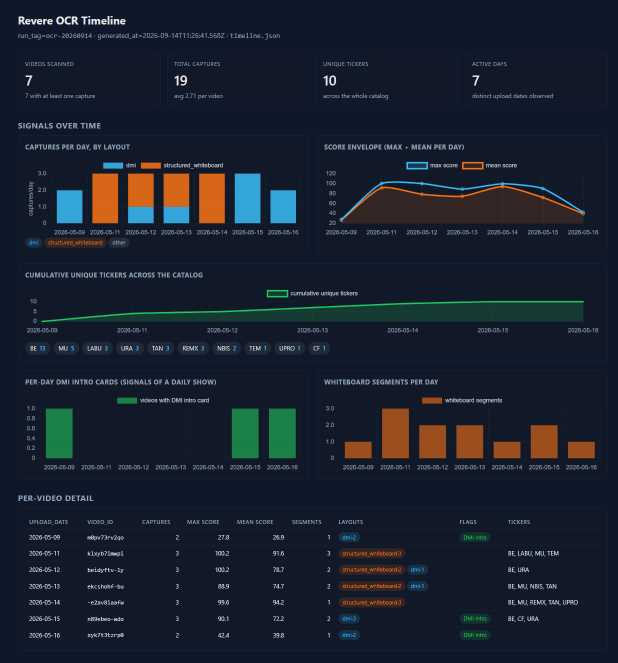
#> input picture .playwright-mcp/viewer-render-v2.png, 1236 x 1325 px (shown at 1/2 size)
$ python -i clementBatchDashboardOcr.py   (imports and definitions only)
#> lines starting #> are read from the running program, lines starting #| are printed output that depends on the picture
#> further down, picture is the input picture: PIL image 1236x1325 RGB; mean R, G, B 25.7, 33.1, 45.7
"""Batch-split + left/right EasyOCR for Clement Daily Market Plan images.

Low resource defaults:
  - one image at a time inside a single process
  - OMP/MKL threads = 1, EasyOCR gpu=False
  - resume-safe SKIP if outputs exist
  - exclusive per-image .claim files so a SECOND process cannot OCR the
    same stem (atomic O_CREAT|O_EXCL). Stale claims from dead PIDs are stolen.

Usage:
  py -3 tools/clementBatchDashboardOcr.py
  py -3 tools/clementBatchDashboardOcr.py --limit 5
"""
from __future__ import annotations

import argparse
import hashlib
import json
import os
import time
from pathlib import Path

os.environ['OMP_NUM_THREADS'] = '1'
os.environ['MKL_NUM_THREADS'] = '1'
os.environ['OPENBLAS_NUM_THREADS'] = '1'
os.environ['NUMEXPR_NUM_THREADS'] = '1'
os.environ['KMP_DUPLICATE_LIB_OK'] = 'TRUE'
os.environ['CUDA_VISIBLE_DEVICES'] = ''

import numpy as np
from PIL import Image

ROOT = Path('.').resolve()
MEDIA = ROOT / 'data/discord_pipeline/media/clement'
OUT = MEDIA / 'ocr_split_batch'
# [1 line not run here, left out]
PROGRESS = OUT / 'progress.jsonl'
PID_FILE = OUT / 'batch_pids.json'


def find_vertical_split(img: Image.Image) -> dict:
    a = np.asarray(img.convert('RGB'))
    h, w, _ = a.shape
#> h = 1325; w = 1236
    mn = a.mean(axis=2)
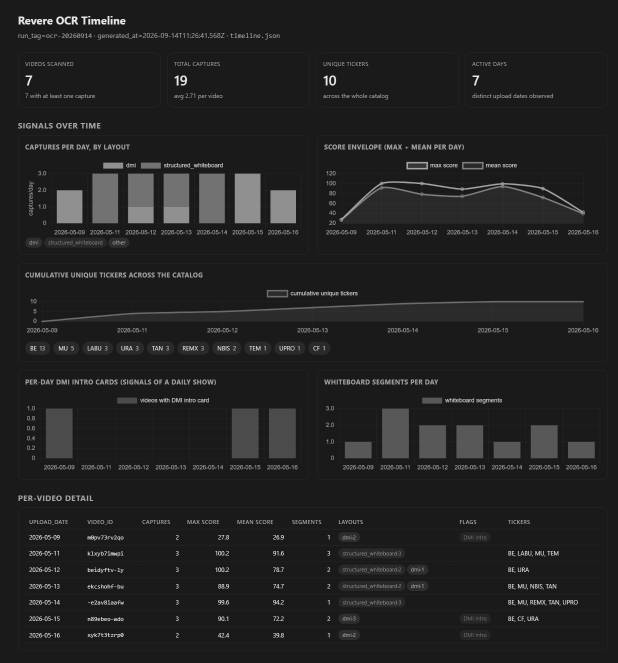
#> mn: shape (1325, 1236) float64 (shown at 1/2 size); min 26.33, max 231.7, mean 34.8
    white_frac = (mn > 240).mean(axis=0)
#> white_frac = 1236 values from 0 to 0
    chstd = a.std(axis=2).mean(axis=0)
#> chstd = 1236 values, max 17.36 at index 511, min 9.62 at index 1200, mean 12.83
    midgray = ((mn > 170) & (mn < 230) & (chstd < 18)).mean(axis=0)
#> midgray = 1236 values, max 0.043 at index 356, min 0 at index 0, mean 0.00396
    b_dom = ((a[:, :, 2].astype(np.int16) - a[:, :, 0].astype(np.int16)) > 20).mean(axis=0)
#> b_dom = 1236 values, max 1 at index 0, min 0.798 at index 768, mean 0.94
    k = 21
    ker = np.ones(k) / k
    white_s = np.convolve(white_frac, ker, mode='same')
#> white_s = 1236 values from 0 to 0
    gray_s = np.convolve(midgray, ker, mode='same')
#> gray_s = 1236 values, max 0.0169 at index 186, min 0 at index 0, mean 0.00396
    blue_s = np.convolve(b_dom, ker, mode='same')
#> blue_s = 1236 values, max 1 at index 10, min 0.524 at index 0, mean 0.936
    lo, hi = int(w * 0.35), int(w * 0.72)
#> lo = 432; hi = 889
    split_white = lo + int(white_s[lo:hi].argmax())
#> split_white = 432
    best = None
    for x in range(lo, hi, 2):
        s = float(gray_s[:x].mean() + blue_s[x:].mean() + 0.75 * white_s[max(0, x - 8):x + 8].mean())
        if best is None or s > best[0]:
            best = (s, x)
#> this loop made 229 passes
#> (s, best) on passes 1 to 10: (0.938, (0.938, 432)), (0.938, (0.938, 434)), (0.938, (0.938, 436)), (0.938, (0.938, 438)), (0.938, (0.938, 440)), (0.938, (0.938, 442)), (0.939, (0.939, 444)), (0.939, (0.939, 446)), (0.939, (0.939, 448)), (0.939, (0.939, 450))
#> s on passes 11 to 16: 0.939, 0.939, 0.939, 0.938, 0.938, 0.938
    if float(white_s[split_white]) >= 0.85:
        split_x, method = split_white, 'white_gutter'
    else:
        split_x, method = best[1], 'gray_left_blue_right'
#> split_x = 450; method = 'gray_left_blue_right'
    split_x = int(max(w * 0.30, min(w * 0.70, split_x)))
    return {
        'width': w, 'height': h, 'split_x': split_x,
        'split_frac': round(split_x / w, 4), 'method': method,
        'white_at_split': round(float(white_frac[split_x]), 4),
    }


# [277 lines left out: functions crop_halves, resize_max_w, file_md5, ocr_pil, list_targets, _pid_alive and 5 more, not called in this run]


# [2 lines not run here, left out]

>>> from PIL import Image
>>> picture = Image.open('../.playwright-mcp/viewer-render-v2.png')
>>> result = find_vertical_split(picture)
#> result = {'width': 1236, 'height': 1325, 'split_x': 450, 'split_frac': 0.364, 'method': 'gray_left_blue_right', 'white_at_split': 0}
